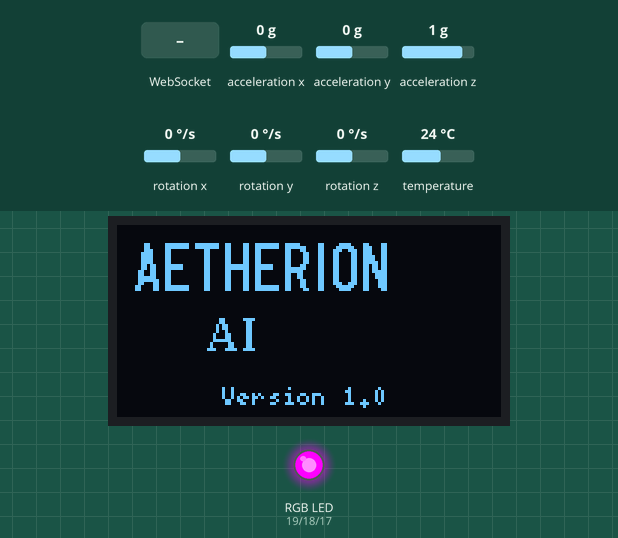
This sketch was run on a simulated ESP32. On the bench: 128×64 one-colour display, an RGB LED mixed from three pins (HIGH = lit). Inputs (shaded band) come from the test bench; at power-on: acceleration x 0 g, acceleration y 0 g, acceleration z 1 g, rotation x 0 °/s, rotation y 0 °/s, rotation z 0 °/s, temperature 24 °C. Storage starts empty; what the sketch prints to the serial monitor is not drawn.

Above: at 1.6 s.
At 7.0 s:
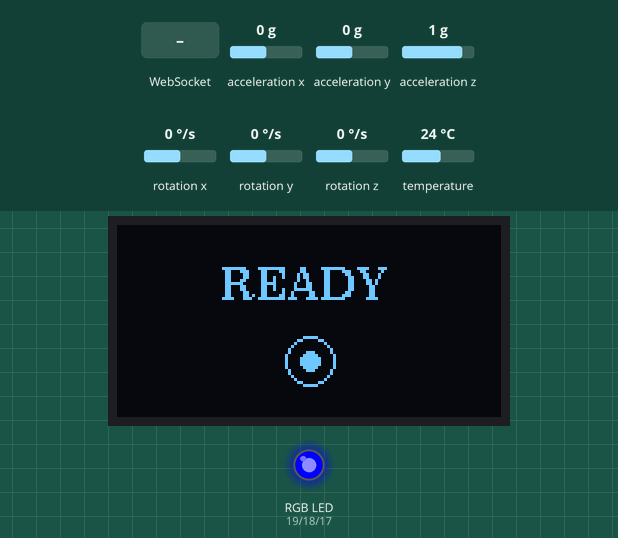
At 9.1 s:
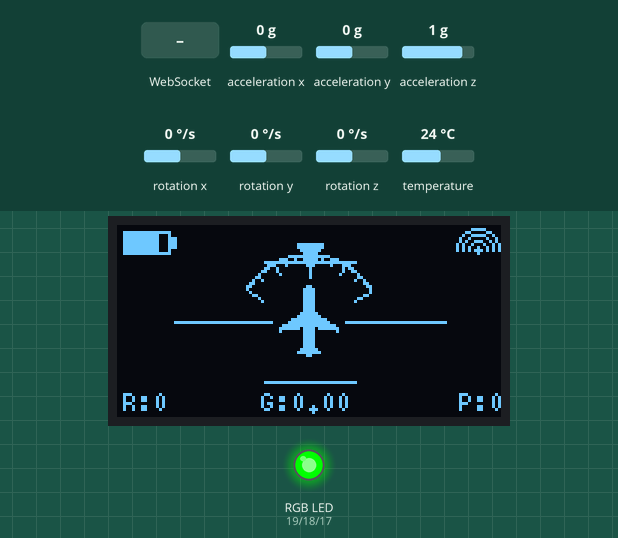
9.2 s: WebSocket text "1" received
Timing chart, 0 to 12.2 s (numbered marks = the images above; inputs shaded):
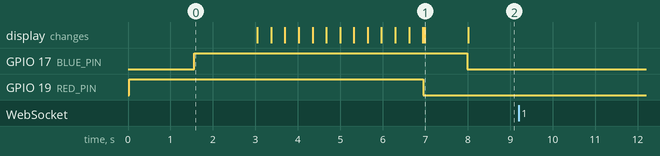

Measured:
- after the input at 9.2 s, every drawn part: stays the same
- what the display in image 1 shows lasts 1.0 s, from 7.0 s to 8.0 s

The sketch:

Aetherion.ino
```cpp
#include <WiFi.h>
#include <WebSocketsServer.h>
#include <Wire.h>
#include "freertos/FreeRTOS.h"
#include "freertos/task.h"
#include "freertos/semphr.h"

#include "config.h"
#include "rgb.h"
#include "imu.h"
#include "graphics.h"
#include "web.h"

WebSocketsServer webSocket = WebSocketsServer(81);

/* ============================================================
   FREERTOS — I2C bus is shared by MPU6050 + OLED.
   A mutex serialises access so the OLED task never
   collides with IMU reads in the main loop.
   ============================================================ */

SemaphoreHandle_t i2cMutex = NULL;

// ============================================================
// OLED TASK
//   Runs independently at 25 FPS.
//   Does NOT block wireless telemetry.
// ============================================================

void oledTask(void* param)
{
    const TickType_t period = pdMS_TO_TICKS(1000 / DISPLAY_FPS);

    for (;;)
    {
        if (xSemaphoreTake(i2cMutex, pdMS_TO_TICKS(50)))
        {
            IMUData data = getIMU();
            drawPFD(data);
            xSemaphoreGive(i2cMutex);
        }

        vTaskDelay(period);
    }
}

// ============================================================
// WEBSOCKET EVENT
// ============================================================

void webSocketEvent(
    uint8_t num,
    WStype_t type,
    uint8_t* payload,
    size_t length
)
{
    if (type == WStype_CONNECTED)
    {
        Serial.println("Browser connected!");
    }

    if (type == WStype_DISCONNECTED)
    {
        Serial.println("Browser disconnected!");
    }
}

// ============================================================
// SETUP
// ============================================================

void setup()
{
    Serial.begin(115200);

    // --------------------------------------------------------
    // OLED
    // --------------------------------------------------------

    initDisplay();
    initRGB();

    rgbRed();
    bootScreen();

    delay(1500);

    // Initializing — purple
    rgbPurple();

    // --------------------------------------------------------
    // IMU
    // --------------------------------------------------------

    initIMU();

    calibrateIMU();

    Wire.setClock(400000);  // 400 kHz — reliable for MPU6050 + OLED

    // --------------------------------------------------------
    // Wi-Fi (Access Point mode)
    // The ESP32 creates its own network so the browser
    // connects directly — no external WiFi required.
    // --------------------------------------------------------

    WiFi.mode(WIFI_AP);

    WiFi.softAP(
        AP_SSID,
        AP_PASSWORD,
        AP_CHANNEL,
        AP_HIDDEN,
        AP_MAX_CONN
    );

    Serial.println("Wi-Fi AP started");
    Serial.print("Aetherion AP: ");
    Serial.println(AP_SSID);

    Serial.print("IP: ");
    Serial.println(WiFi.softAPIP());

    // --------------------------------------------------------
    // WebSocket
    // --------------------------------------------------------

    webSocket.begin();
    webSocket.onEvent(webSocketEvent);

    Serial.println("WebSocket server started on port 81");

    // --------------------------------------------------------
    // HTTP Web Server
    // Serves the dashboard files (index.html, CSS, JS) from
    // LittleFS so the browser can load the web UI.
    // --------------------------------------------------------

    initFileSystem();
    initWebServer();

    // --------------------------------------------------------
    // Loading
    // --------------------------------------------------------

    rgbPurple();

    for (int p = 0; p <= 96; p++)
    {
        loadingScreen(p);
        delay(15);
    }

    rgbBlue();
    readyScreen();
    delay(1000);
    rgbGreen();

    // --------------------------------------------------------
    // OLED task — created LAST so loading/ready screens
    // (which also use I2C) finish before the task starts.
    // --------------------------------------------------------

    i2cMutex = xSemaphoreCreateMutex();

    if (i2cMutex != NULL)
    {
        xTaskCreatePinnedToCore(
            oledTask,
            "oledTask",
            4096,
            NULL,
            OLED_TASK_PRIO,
            NULL,
            0
        );
    }
}

// ============================================================
// LOOP
//   Main loop is now purely:
//     1. HTTP web server
//     2. WebSocket networking
//     3. IMU read (I2C, mutex-protected)
//     4. Telemetry broadcast at 50 Hz
//
//   OLED drawing happens in oledTask (separate FreeRTOS task).
// ============================================================

void loop()
{
    // --- HTTP web server (serves dashboard files) ---
    handleWebClient();

    // --- WebSocket networking (no I2C) ---
    webSocket.loop();

    // --- IMU read (I2C mutex-protected) ---
    if (xSemaphoreTake(i2cMutex, pdMS_TO_TICKS(5)))
    {
        updateIMU();
        xSemaphoreGive(i2cMutex);
    }

    // --- Telemetry broadcast at 50 Hz ---
    static unsigned long lastSend = 0;
    unsigned long now = millis();

    if (now - lastSend >= 20)
    {
        lastSend = now;

        IMUData imu = getIMU();

        char data[256];

        snprintf(
            data,
            sizeof(data),

            "{\"t\":%lu,"
            "\"roll\":%.2f,"
            "\"pitch\":%.2f,"
            "\"gForce\":%.2f,"
            "\"ax\":%.3f,"
            "\"ay\":%.3f,"
            "\"az\":%.3f,"
            "\"gx\":%.3f,"
            "\"gy\":%.3f,"
            "\"gz\":%.3f}",

            now,
            imu.roll,
            imu.pitch,
            imu.gForce,
            imu.ax,
            imu.ay,
            imu.az,
            imu.gx,
            imu.gy,
            imu.gz
        );

        webSocket.broadcastTXT(data);
    }

    yield();
}
```

graphics.cpp
```cpp
#include <Arduino.h>
#include <Wire.h>
#include <U8g2lib.h>
#include <math.h>

#include "config.h"
#include "graphics.h"

// ============================================================
// OLED
// ============================================================

U8G2_SH1106_128X64_NONAME_F_HW_I2C
u8g2(U8G2_R0, U8X8_PIN_NONE);


// ============================================================
// AIRCRAFT BITMAP
// ============================================================

const unsigned char aircraftBitmap[] PROGMEM =
{
    0x00,0x18,0x00,
    0x00,0x3C,0x00,
    0x00,0x3C,0x00,
    0x00,0x3C,0x00,
    0x00,0x3C,0x00,
    0x00,0x3C,0x00,
    0x00,0x3C,0x00,
    0x00,0x3C,0x00,
    0x00,0x3C,0x00,
    0x00,0x7E,0x00,
    0x00,0xFF,0x00,
    0xC0,0xFF,0x03,
    0xE0,0xFF,0x07,
    0xF8,0xFF,0x1F,
    0xFC,0xBD,0x3F,
    0x04,0x3C,0x20,
    0x00,0x3C,0x00,
    0x00,0x3C,0x00,
    0x00,0x3C,0x00,
    0x00,0x3C,0x00,
    0x00,0x3C,0x00,
    0x00,0x7E,0x00,
    0x00,0xFF,0x00,
    0x00,0x18,0x00
};

void drawAircraftBitmap()
{
    u8g2.drawXBMP(
        52,
        20,
        24,
        24,
        aircraftBitmap
    );
}


// ============================================================
// BATTERY
// ============================================================

void drawBattery(int percent)
{
    // Outline
    u8g2.drawFrame(2, 2, 16, 8);

    // Positive terminal
    u8g2.drawBox(18, 4, 2, 4);

    // Fill
    int w = map(percent, 0, 100, 0, 14);

    u8g2.drawBox(3, 3, w, 6);
}


// ============================================================
// WIFI ICON
// ============================================================

void drawWiFi(bool connected)
{
    if (!connected)
        return;

    const int x = 120;
    const int y = 8;

    u8g2.drawDisc(x, y, 1);

    u8g2.drawCircle(
        x, y, 3,
        U8G2_DRAW_UPPER_LEFT | U8G2_DRAW_UPPER_RIGHT
    );

    u8g2.drawCircle(
        x, y, 5,
        U8G2_DRAW_UPPER_LEFT | U8G2_DRAW_UPPER_RIGHT
    );

    u8g2.drawCircle(
        x, y, 7,
        U8G2_DRAW_UPPER_LEFT | U8G2_DRAW_UPPER_RIGHT
    );
}


// ============================================================
// ROLL SCALE
// ============================================================

void drawRollScale(float roll)
{
    const int cx = 64;
    const int cy = 34;
    const int r  = 24;

    // Arc
    for (int a = -60; a <= 60; a++)
    {
        float rad = (a - 90) * PI / 180.0f;

        int x = cx + r * cos(rad);
        int y = cy + r * sin(rad);

        u8g2.drawPixel(x, y);
    }

    // Tick marks
    int ticks[] =
    {
        -60, -45, -30, -20, -10,
        0,
        10, 20, 30, 45, 60
    };

    for (int i = 0; i < 11; i++)
    {
        float rad =
            (ticks[i] - 90) * PI / 180.0f;

        int inner = r - 2;

        if (abs(ticks[i]) == 30)
            inner = r - 4;

        if (abs(ticks[i]) == 60)
            inner = r - 6;

        if (ticks[i] == 0)
            inner = r - 7;

        int x1 =
            cx + inner * cos(rad);

        int y1 =
            cy + inner * sin(rad);

        int x2 =
            cx + r * cos(rad);

        int y2 =
            cy + r * sin(rad);

        u8g2.drawLine(
            x1,
            y1,
            x2,
            y2
        );
    }

    // Fixed top pointer
    u8g2.drawTriangle(
        cx - 4,
        6,
        cx + 4,
        6,
        cx,
        12
    );

    // Roll pointer
    float rr =
        (roll - 90) * PI / 180.0f;

    int px =
        cx + (r - 1) * cos(rr);

    int py =
        cy + (r - 1) * sin(rr);

    u8g2.drawDisc(
        px,
        py,
        2
    );
}


// ============================================================
// DISPLAY INITIALIZATION
// ============================================================

void initDisplay()
{
    Wire.begin(
        SDA_PIN,
        SCL_PIN
    );

    u8g2.begin();
}


// ============================================================
// BOOT SCREEN
// ============================================================

void bootScreen()
{
    u8g2.clearBuffer();

    u8g2.setFont(
        u8g2_font_logisoso16_tf
    );

    u8g2.drawStr(
        5,
        22,
        "AETHERION"
    );

    u8g2.setFont(
        u8g2_font_ncenB10_tr
    );

    u8g2.drawStr(
        30,
        42,
        "AI"
    );

    u8g2.setFont(
        u8g2_font_5x8_tr
    );

    u8g2.drawStr(
        35,
        60,
        "Version 1.0"
    );

    u8g2.sendBuffer();
}


// ============================================================
// LOADING SCREEN
// ============================================================

void loadingScreen(int progress)
{
    u8g2.clearBuffer();

    u8g2.setFont(
        u8g2_font_ncenB08_tr
    );

    u8g2.drawStr(
        18,
        15,
        "Initializing"
    );

    u8g2.drawFrame(
        15,
        30,
        98,
        10
    );

    if (progress < 0)
        progress = 0;

    if (progress > 96)
        progress = 96;

    u8g2.drawBox(
        16,
        31,
        progress,
        8
    );

    u8g2.sendBuffer();
}


// ============================================================
// READY SCREEN
// ============================================================

void readyScreen()
{
    u8g2.clearBuffer();

    u8g2.setFont(
        u8g2_font_ncenB10_tr
    );

    u8g2.drawStr(
        35,
        25,
        "READY"
    );

    u8g2.drawCircle(
        64,
        45,
        8
    );

    u8g2.drawDisc(
        64,
        45,
        3
    );

    u8g2.sendBuffer();
}


// ============================================================
// MAIN PFD
// ============================================================

void drawPFD(IMUData imu)
{
    u8g2.clearBuffer();

    // --------------------------------------------------------
    // Top instruments
    // --------------------------------------------------------

    drawRollScale(imu.roll);

    drawBattery(85);

    drawWiFi(true);


    // --------------------------------------------------------
    // Center
    // --------------------------------------------------------

    const int cx = 64;
    const int cy = 32;

    float angle =
        imu.roll * PI / 180.0f;

    float c = cos(angle);
    float s = sin(angle);


    // --------------------------------------------------------
    // Pitch offset
    // --------------------------------------------------------

    int pitchOffset =
        (int)(imu.pitch * 1.5);


    // --------------------------------------------------------
    // Pitch Ladder
    // --------------------------------------------------------

    for (
        int pitch = -40;
        pitch <= 40;
        pitch += 10
    )
    {
        int y =
            pitch * 2 - pitchOffset;

        // Skip horizon
        if (pitch == 0)
            continue;

        int halfLength = 15;

        float x1 = -halfLength;
        float y1 = y;

        float x2 = halfLength;
        float y2 = y;

        float rx1 =
            x1 * c - y1 * s;

        float ry1 =
            x1 * s + y1 * c;

        float rx2 =
            x2 * c - y2 * s;

        float ry2 =
            x2 * s + y2 * c;

        u8g2.drawLine(
            cx + (int)rx1,
            cy + (int)ry1,
            cx + (int)rx2,
            cy + (int)ry2
        );
    }


    // --------------------------------------------------------
    // Main Horizon
    // --------------------------------------------------------

    int len = 45;

    u8g2.drawLine(
        cx,
        cy,
        cx + (int)(len * c),
        cy + (int)(len * s)
    );

    u8g2.drawLine(
        cx,
        cy,
        cx - (int)(len * c),
        cy - (int)(len * s)
    );


    // --------------------------------------------------------
    // Aircraft gap
    // --------------------------------------------------------

    u8g2.setDrawColor(0);

    u8g2.drawBox(
        cx - 10,
        cy - 2,
        20,
        5
    );

    u8g2.setDrawColor(1);


    // --------------------------------------------------------
    // Aircraft
    // --------------------------------------------------------

    drawAircraftBitmap();


    // --------------------------------------------------------
    // Bottom values
    // --------------------------------------------------------

    u8g2.setFont(
        u8g2_font_5x8_tr
    );


    // Roll
    u8g2.setCursor(
        2,
        62
    );

    u8g2.print("R:");
    u8g2.print(
        imu.roll,
        0
    );


    // G-force
    char gStr[12];

    sprintf(
        gStr,
        "G:%.2f",
        imu.gForce
    );

    u8g2.setCursor(
        48,
        62
    );

    u8g2.print(gStr);


    // Pitch
    char pitchStr[16];

    sprintf(
        pitchStr,
        "P:%d",
        (int)imu.pitch
    );

    int w =
        u8g2.getStrWidth(
            pitchStr
        );

    u8g2.setCursor(
        128 - w,
        62
    );

    u8g2.print(
        pitchStr
    );


    // --------------------------------------------------------
    // Send OLED buffer
    // --------------------------------------------------------

    u8g2.sendBuffer();
}
```

graphics.h
```cpp
#ifndef GRAPHICS_H
#define GRAPHICS_H

#include "imu.h"

void initDisplay();
void bootScreen();
void loadingScreen(int progress);
void readyScreen();
void drawPFD(IMUData imu);

#endif
```

imu.cpp
```cpp
#include <Wire.h>
#include <Adafruit_MPU6050.h>
#include <Adafruit_Sensor.h>

#include "imu.h"

Adafruit_MPU6050 mpu;

IMUData imu;

float rollOffset = 0;
float pitchOffset = 0;

void initIMU()
{
    if (!mpu.begin())
    {
        while (1);
    }
}

void calibrateIMU()
{
    float rollSum = 0;
    float pitchSum = 0;

    sensors_event_t a, g, temp;

    const int samples = 200;

    for (int i = 0; i < samples; i++)
    {
        mpu.getEvent(&a, &g, &temp);

        float roll =
            -atan2(a.acceleration.y,
                   a.acceleration.z) * 180.0 / PI;

        float pitch =
            atan2(
                a.acceleration.x,
                sqrt(
                    a.acceleration.y * a.acceleration.y +
                    a.acceleration.z * a.acceleration.z))
            * 180.0 / PI;

        rollSum += roll;
        pitchSum += pitch;

        delay(5);
    }

    rollOffset = rollSum / samples;
    pitchOffset = pitchSum / samples;
}

void updateIMU()
{
    sensors_event_t a, g, temp;

    mpu.getEvent(&a, &g, &temp);

    imu.ax = a.acceleration.x;
    imu.ay = a.acceleration.y;
    imu.az = a.acceleration.z;
    imu.gForce =
    sqrt(
        imu.ax * imu.ax +
        imu.ay * imu.ay +
        imu.az * imu.az
    ) / 9.81;
    imu.gx = g.gyro.x;
    imu.gy = g.gyro.y;
    imu.gz = g.gyro.z;

    imu.roll =
        -atan2(imu.ay, imu.az) * 180.0 / PI
        - rollOffset;

    imu.pitch =
        atan2(
            imu.ax,
            sqrt(
                imu.ay * imu.ay +
                imu.az * imu.az))
        * 180.0 / PI
        - pitchOffset;
}

IMUData getIMU()
{
    return imu;
}
```

imu.h
```cpp
#ifndef IMU_H
#define IMU_H

struct IMUData
{
    float ax, ay, az;
    float gx, gy, gz;

    float roll;
    float pitch;
    float gForce;
};

void initIMU();
void calibrateIMU();
void updateIMU();
IMUData getIMU();

#endif
```

rgb.cpp
```cpp
#include <Arduino.h>

#include "config.h"
#include "rgb.h"

void initRGB()
{
    pinMode(RED_PIN, OUTPUT);
    pinMode(GREEN_PIN, OUTPUT);
    pinMode(BLUE_PIN, OUTPUT);

    rgbOff();
}

void rgbOff()
{
    digitalWrite(RED_PIN, LOW);
    digitalWrite(GREEN_PIN, LOW);
    digitalWrite(BLUE_PIN, LOW);
}

void rgbRed()
{
    rgbOff();
    digitalWrite(RED_PIN, HIGH);
}

void rgbGreen()
{
    rgbOff();
    digitalWrite(GREEN_PIN, HIGH);
}

void rgbBlue()
{
    rgbOff();
    digitalWrite(BLUE_PIN, HIGH);
}

void rgbYellow()
{
    rgbOff();
    digitalWrite(RED_PIN, HIGH);
    digitalWrite(GREEN_PIN, HIGH);
}

void rgbPurple()
{
    rgbOff();
    digitalWrite(RED_PIN, HIGH);
    digitalWrite(BLUE_PIN, HIGH);
}

void rgbCyan()
{
    rgbOff();
    digitalWrite(GREEN_PIN, HIGH);
    digitalWrite(BLUE_PIN, HIGH);
}

void rgbWhite()
{
    digitalWrite(RED_PIN, HIGH);
    digitalWrite(GREEN_PIN, HIGH);
    digitalWrite(BLUE_PIN, HIGH);
}
```

rgb.h
```cpp
#ifndef RGB_H
#define RGB_H

void initRGB();

void rgbOff();

void rgbRed();

void rgbGreen();

void rgbBlue();

void rgbYellow();

void rgbPurple();

void rgbCyan();

void rgbWhite();

#endif
```

web.h
```cpp
#ifndef WEB_H
#define WEB_H

#include <WebServer.h>
#include <LittleFS.h>

extern WebServer webServer;

void initFileSystem();
void initWebServer();
void handleWebClient();

#endif
```

Source omitted: web.cpp (1857 bytes), config.h (2041 bytes)
